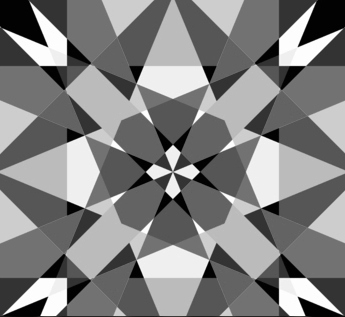
#> input picture ch18-图像梯度/test.jpg, 345 x 317 px, found by its file name
$ python '阈值分割3.py'
#> lines starting #> are read from the running program, lines starting #| are printed output that depends on the picture; after the words box and inside, x2 and y2 are one past the last pixel; in counts of white or black regions, pixels touching at a corner belong together
# -*- coding: utf-8 -*-
# @Time    : 2020/9/4 21:09
# @Author  : jhys
# @FileName: 阈值分割3.py

import cv2
import numpy as np
from matplotlib import pyplot as plt

img = cv2.imread('test.jpg', 0)
#> img: shape (317, 345); min 0, max 255, mean 129

# 固定阈值
_, th1 = cv2.threshold(img, 40,  255, cv2.THRESH_BINARY )
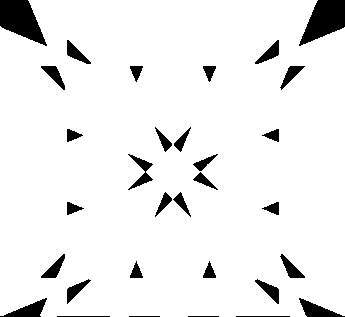
#> th1: shape (317, 345); 93.1% white; 31 black regions, largest, box (x1, y1, x2, y2) and area: (0, 0, 47, 46) 1296, (299, 0, 345, 46) 1274, (0, 298, 47, 317) 391
_, th2 = cv2.threshold(img, 90,  255, cv2.THRESH_BINARY )
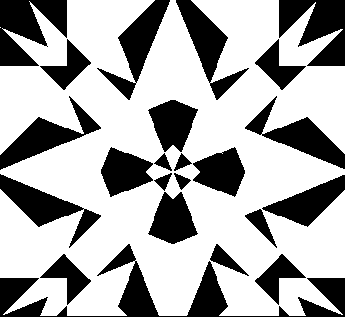
#> th2: shape (317, 345); 67.2% white; 23 black regions, largest, box (x1, y1, x2, y2) and area: (0, 244, 345, 317) 5494, (0, 0, 67, 66) 2846, (279, 0, 345, 66) 2788
_, th3 = cv2.threshold(img, 140, 255, cv2.THRESH_BINARY )
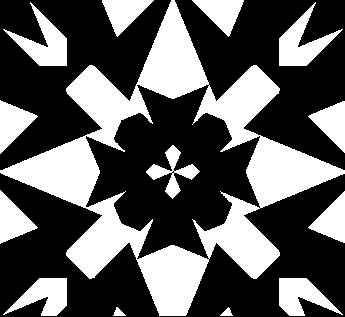
#> th3: shape (317, 345); 36.6% white; 14 white regions, largest, box (x1, y1, x2, y2) and area: (0, 0, 345, 316) 27259, (3, 2, 67, 66) 1549, (279, 2, 343, 66) 1546
_, th4 = cv2.threshold(img, 190, 255, cv2.THRESH_BINARY )
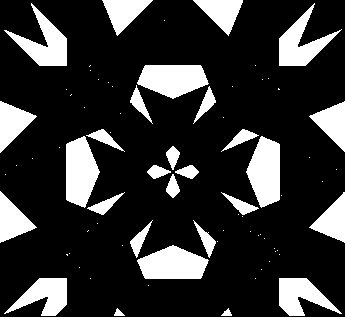
#> th4: shape (317, 345); 19.7% white; 76 white regions (48 under 20 px), largest, box (x1, y1, x2, y2) and area: (246, 136, 280, 208) 1764, (137, 245, 209, 279) 1762, (66, 136, 100, 208) 1758
_, th5 = cv2.threshold(img, 240, 255, cv2.THRESH_BINARY )
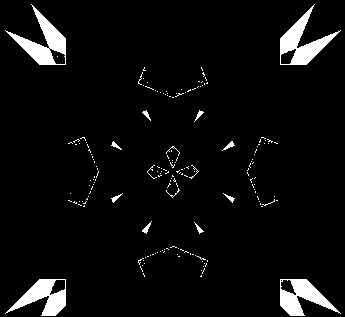
#> th5: shape (317, 345); 4.9% white; 178 white regions (162 under 20 px), largest, box (x1, y1, x2, y2) and area: (5, 4, 66, 65) 1223, (280, 4, 341, 65) 1223, (280, 279, 341, 316) 1055

# 自适应阈值
th6 = cv2.adaptiveThreshold(
    img, 255, cv2.ADAPTIVE_THRESH_MEAN_C, cv2.THRESH_BINARY , 11, 4)
#> th6: shape (317, 345); 74.7% white; 44 black regions (18 under 20 px), largest, box (x1, y1, x2, y2) and area: (0, 174, 345, 317) 6712, (86, 85, 260, 259) 5430, (0, 0, 91, 90) 1660
th7 = cv2.adaptiveThreshold(
    img, 255, cv2.ADAPTIVE_THRESH_GAUSSIAN_C, cv2.THRESH_BINARY , 17, 6)
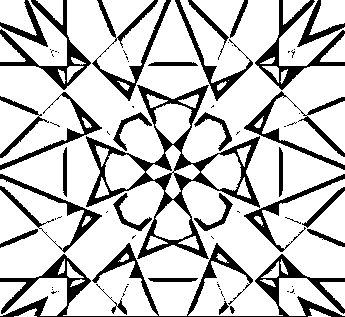
#> th7: shape (317, 345); 78.2% white; 73 black regions (44 under 20 px), largest, box (x1, y1, x2, y2) and area: (86, 85, 260, 259) 4907, (0, 243, 345, 317) 4657, (0, 0, 91, 90) 1516
th8 = cv2.adaptiveThreshold(
    img, 255, cv2.ADAPTIVE_THRESH_GAUSSIAN_C, cv2.THRESH_BINARY , 5, 6)
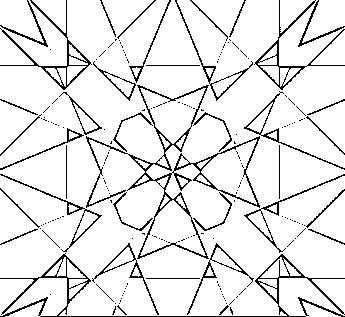
#> th8: shape (317, 345); 90.6% white; black in thin lines or dots

titles = ['Original', 'BINARY_40', 'BINARY_90', 'BINARY_140', 'BINARY_190', 'BINARY_210', 'MEAN_C_11','GAUSSIAN_C_17','GAUSSIAN_C_5']
images = [img, th1, th2, th3, th4, th5, th6, th7, th8]

# 开始画图
plt.figure(figsize = (8,8))

for i in range(9):
    plt.subplot(3,3,i+1)
    plt.imshow(images[i], 'gray')
    plt.title(titles[i])
    plt.xticks([]), plt.yticks([])

# 保存并展示图片
plt.savefig('3_out.png')
plt.show()
